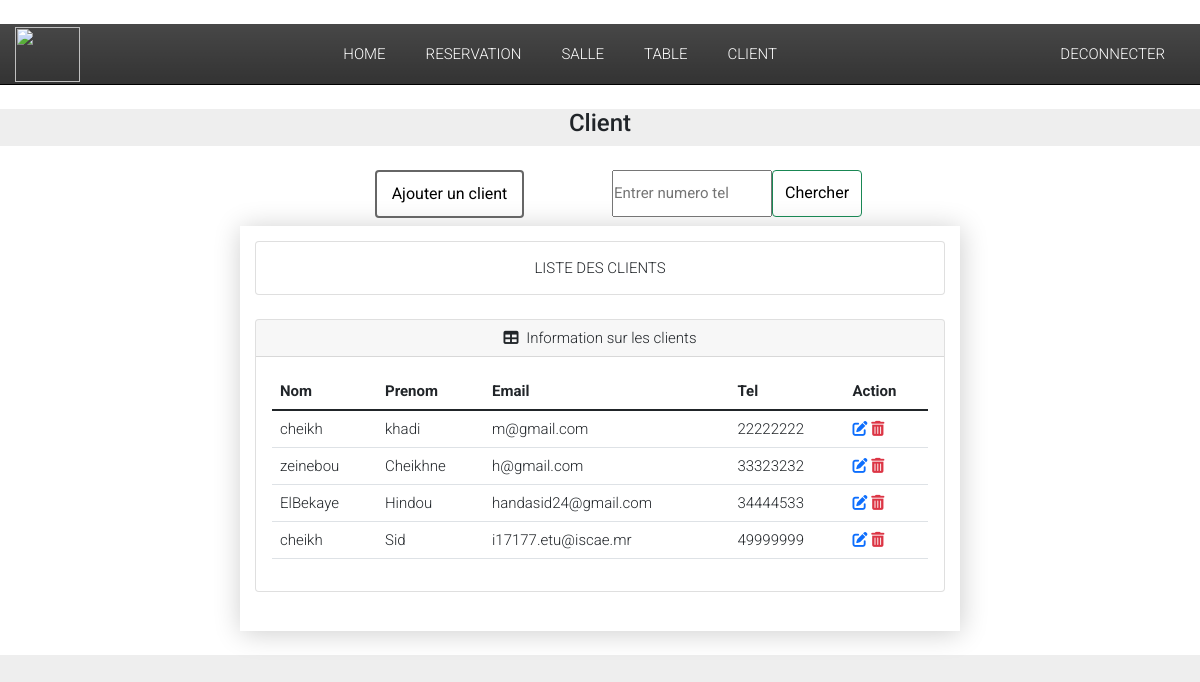
/client/ (signed in), run on the app's committed database.
### Reservation/models.py (models this page shows, shortened)
class Client(models.Model):
    nom = models.CharField(max_length=50)
    prenom = models.CharField(max_length=50)
    email = models.EmailField(max_length=50)
    verification = RegexValidator(regex="[1-9]{8}", message="Veuillez entrer un numero correct")
    phone_validator = RegexValidator(regex=r'^(1[1-9]|2[1-2,4,7,8]|3[1-5]|3[7-8]|4[1-9]'
                                       r'|5[1,3-5]|6[1-9]|7[1,3,4,5,7,9]'
                                       r'|8[1-9]|9[1-9]){1}[0-9]{8,9}$',
                                 message="entrer un nombre valide")
    tel = models.IntegerField(validators=[phone_validator])

### Reservation/views.py (the view)
# urls.py: path('client/',views.client, name="client"),
def client(request):
    if not request.user.is_authenticated:
        return redirect('login')
    else:
        client = Client.objects.all()
        return render(request, 'Reservation/Client.html',{'client':client})

### Reservation/templates/Reservation/Client.html (shortened to what this page needs)
{% extends 'Reservation/main.html' %}
{% block content%}
{% load static %}
<!DOCTYPE html>
<html lang="en">
  <head>
	<link rel="stylesheet" href="{% static 'table/css/demo.css' %}">
  </head>
  <body>
<h4><center>  Client  </center></h4>
 <main>
  <div class="row" >
    <div class="col-sm">
    </div>
    <div class="col-sm">
    <center>
    <h6 class=""><a class="btn btn-outline-success text-black border-4px solid green mt-auto align-self-start" href="{% url 'ajout_client' %}">Ajouter un client</a></h6>
    </center>
  </div>
  <div class="col-sm">
    <center>
      <form class="d-flex ml-3" method="POST" action="{% url 'rechercher_client'%}" >
          <input style="width: 160px; height:47px; border-color: green text-black border-11px solid" placeholder="Entrer numero tel"  type="number" aria-label="search"id="tel" name="tel" required>
          <button class= "btn btn-outline-success text-black border-4px solid green background-color-green" type="submit"> Chercher </button>
        </form> </center>
  </div>
  <div class="col-sm"> </div>
</div>
<section class="container cd-table-container">
  <div class="card mb-4">
    <div class="card-body">
        <center>LISTE DES CLIENTS</center>
    </div>
</div>
  <div class="card mb-4">
    <div class="card-header">
      <center><i class="fas fa-table me-1"></i>
        Information sur les clients</center>
    </div>
    <div class="card-body">
        <table  class="table table-hover">
    <thead>
      <tr>
        <th>Nom</th>
        <th>Prenom</th>
        <th>Email</th>
        <th>Tel</th>
        <th>Action</th>
      </tr>
    </thead>
    <tbody>
      {% for items in client %}
      <tr>
        <td>{{items.nom}}</td>
        <td>{{items.prenom}}</td>
        <td>{{items.email}}</td>
        <td>{{items.tel}}</td>
        <td><a  href="{% url 'modifier_client' items.id %}" > <i class="fas fa-edit"></i></a>
          <a class="text-danger" href="/supprimer_client/{{items.id}}/" ><i class="fas fa-trash-alt"></i></a>  </td>
        </tr>
        {% endfor %}
    </tbody>
  </table>
</section>
 </main>
  </body>
</html>
{% endblock %}

### static/navbar/css/style.css (style rules this page uses)
* { margin: 0; padding: 0; box-sizing: border-box; }
body { font-family: 'Open Sans', sans-serif; font-size: 14px; font-weight: 400; line-height: 20px; }
.container { width: 100%; max-width: 1440px; margin: 0 auto; padding: 0 15px; }

### static/card/css/demo.css (style rules this page uses)
* { margin: 0; padding: 0; }
body { font-family: 'Roboto', sans-serif; font-style: normal; font-weight: 300; font-smoothing: antialiased; -webkit-font-smoothing: antialiased; -moz-osx-font-smoothing: grayscale; font-size: 15px; background: #eee; }
a.btn { text-decoration: none; color: #666; border: 2px solid #666; padding: 10px 15px; display: inline-block; margin-left: 5px; }
.btn:before { font-family: FontAwesome; font-weight: normal; margin-right: 10px; }
main { background: #fff; padding:: 20px; }
@media only screen and (min-width: 1160px) { main { max-width: 980px; margin-left: auto; margin-right: auto; padding: 24px; } }

### static/table/css/demo.css (style rules this page uses)
* { margin: 0; padding: 0; }
body { font-family: 'Roboto', sans-serif; font-style: normal; font-weight: 300; font-smoothing: antialiased; -webkit-font-smoothing: antialiased; -moz-osx-font-smoothing: grayscale; font-size: 15px; background: #eee; }
a.btn { text-decoration: none; color: #666; border: 2px solid #666; padding: 10px 15px; display: inline-block; margin-left: 5px; }
.btn:before { font-family: FontAwesome; font-weight: normal; margin-right: 10px; }
main { padding:: 20px; }
@media only screen and (min-width: 720px) { main { max-width: 720px; margin-left: auto; margin-right: auto; padding: 24px; } }

### Reservation/templates/Reservation/Client.html (style rules this page uses)
.cd-table-container { background: #fff; box-shadow: 1px 2px 26px rgba(0, 0, 0, 0.2); padding: 15px; max-width: 720px; }

### data on the page
Client: nom "cheikh", prenom "khadi", email "m@gmail.com", tel "22222222"
Client: nom "zeinebou", prenom "Cheikhne", email "h@gmail.com", tel "33323232"
Client: nom "ElBekaye", prenom "Hindou", email "handasid24@gmail.com", tel "34444533"
Client: nom "cheikh", prenom "Sid", email "i17177.etu@iscae.mr", tel "49999999"
